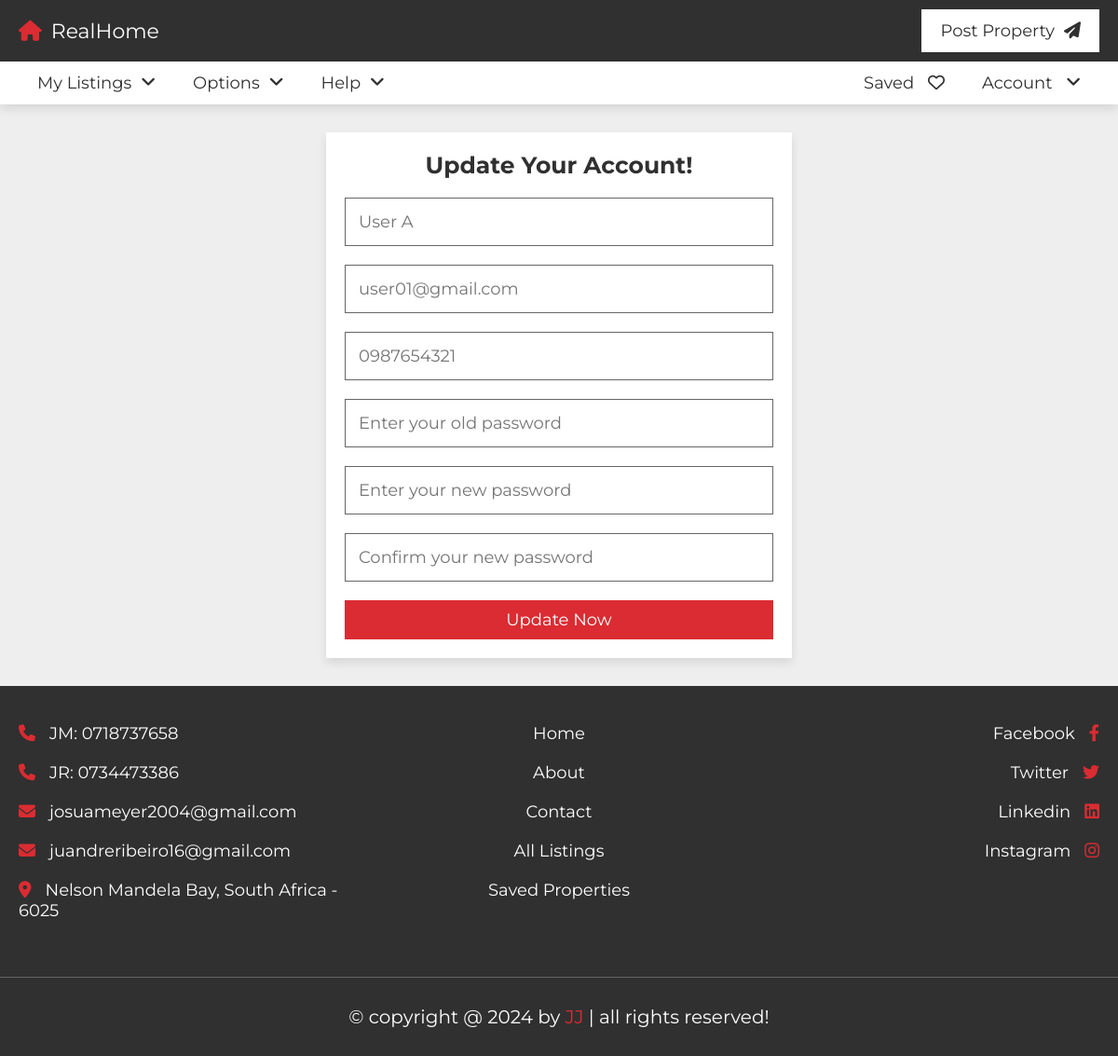
Page /project/update.php (signed in) on the committed database.
### tables this page shows
CREATE TABLE `users` (
  `id` varchar(20) NOT NULL,
  `name` varchar(50) NOT NULL,
  `number` varchar(10) NOT NULL,
  `email` varchar(50) NOT NULL,
  `password` varchar(50) NOT NULL
);

### project/update.php (the view, shortened to what this page needs)
<?php
include 'components/connect.php';
if(isset($_COOKIE['user_id'])){
   $user_id = $_COOKIE['user_id'];
}else{
   $user_id = '';
   header('location:login.php');
}
$select_user = $conn->prepare("SELECT * FROM `users` WHERE id = ? LIMIT 1");
$select_user->execute([$user_id]);
$fetch_user = $select_user->fetch(PDO::FETCH_ASSOC);
?>
<!DOCTYPE html>
<html lang="en">
<head>
   <link rel="stylesheet" href="https://cdnjs.cloudflare.com/ajax/libs/font-awesome/6.2.0/css/all.min.css">
   <link rel="stylesheet" href="css/style.css">
</head>
<body>
<?php include 'components/user_header.php'; ?>
<section class="form-container">
   <form action="" method="post">
      <h3>Update Your Account!</h3>
      <input type="tel" name="name" maxlength="50" placeholder="<?= $fetch_user['name']; ?>" class="box">
      <input type="email" name="email" maxlength="50" placeholder="<?= $fetch_user['email']; ?>" class="box">
      <input type="number" name="number" min="0" max="9999999999" maxlength="10" placeholder="<?= $fetch_user['number']; ?>" class="box">
      <input type="password" name="old_pass" maxlength="20" placeholder="Enter your old password" class="box">
      <input type="password" name="new_pass" maxlength="20" placeholder="Enter your new password" class="box">
      <input type="password" name="c_pass" maxlength="20" placeholder="Confirm your new password" class="box">
      <input type="submit" value="update now" name="submit" class="btn">
   </form>
</section>
<?php include 'components/footer.php'; ?>
</body>
</html>

### project/css/style.css (style rules this page uses)
:root { --main-color:#DA2C32; --light-color:#666; --light-bg:#eee; --white:#fff; --black:#303030; --border:.1rem solid var(--light-color); --box-shodow:0 .5rem 1rem rgba(0,0,0,.1); }
* { font-family: 'Montserrat', sans-serif; margin: 0; padding: 0; box-sizing: border-box; outline: none; border: none; text-decoration: none; }
html { font-size: 62.5%; overflow-x: hidden; scroll-behavior: smooth; scroll-padding-top: 10rem; }
body { background-color: var(--light-bg); }
section { padding: 3rem 2rem; max-width: 1200px; margin: 0 auto; }
.btn, .inline-btn { margin-top: 1rem; padding: 1rem 3rem; background-color: var(--main-color); color: var(--white); cursor: pointer; text-align: center; font-size: 1.8rem; text-transform: capitalize; }
.btn { display: block; width: 100%; }
.form-container form { max-width: 50rem; margin: 0 auto; background-color: var(--white); box-shadow: var(--box-shodow); padding: 2rem; text-align: center; }
.form-container form h3 { padding-bottom: 1rem; font-size: 2.5rem; color: var(--black); text-transform: capitalize; }
.form-container form .box { border: var(--border); padding: 1.4rem; color: var(--black); margin: 1rem 0; width: 100%; font-size: 1.8rem; }

### rows in the picture
users: name "User A", email "user01@gmail.com", number "0987654321"
